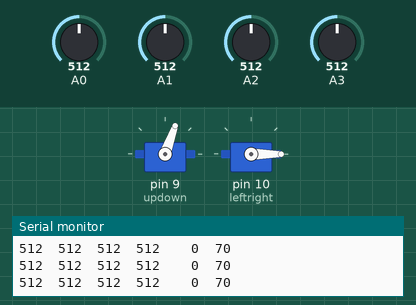
Simulated run of this sketch. Board: Arduino Uno, built with avr-gcc and run on an emulated ATmega328P. Shown: 2 × servo, the last lines printed to the serial monitor. Inputs (shaded band) come from the test bench; at power-on: A0 = 512, A3 = 512, A1 = 512, A2 = 512.

Above: at 1.2 s.
1.3 s: A0 set to 110
4.3 s: A0 set to 94
5.8 s: A3 set to 60
At 6.3 s:
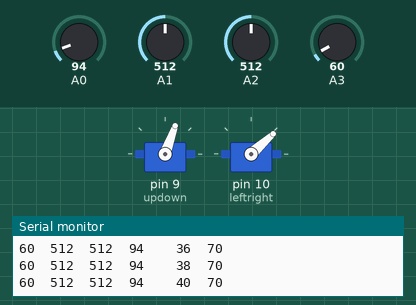
At 8.4 s:
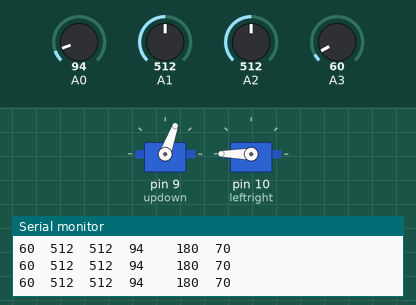
8.8 s: A1 set to 306
At 9.29 s:
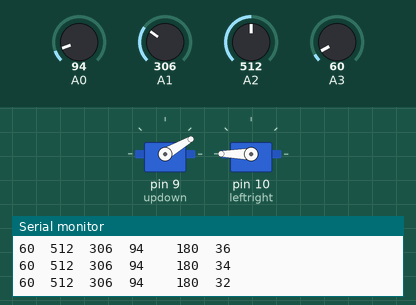
At 10.3 s:
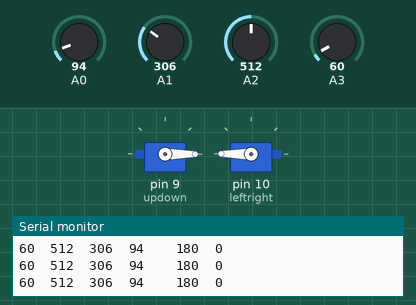
11.1 s: A2 set to 108
14.1 s: A2 set to 92
Timing chart, 0 to 17.1 s (numbered marks = the images above; inputs shaded):
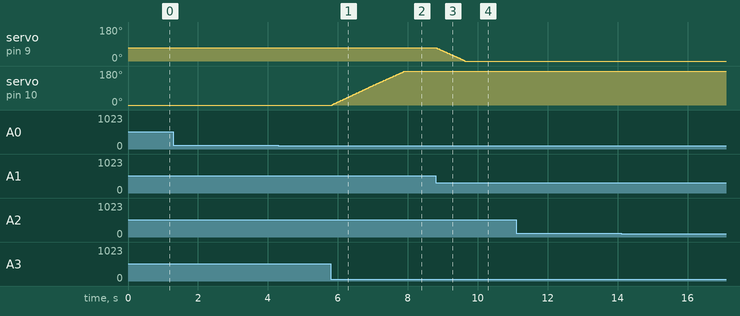

The sketch:

solar_edit.ino
```cpp
#include <Servo.h>

Servo updown;
Servo leftright;
int ud = 70;
int lr = 0;
int thr = 400;
int topleft;
int topright;
int downleft;
int downright;
String pos;
void setup() {
  // initialize serial communications at 9600 bps:
  Serial.begin(9600);
  updown.attach(9);
  leftright.attach(10);
}

void loop() {

  topleft = analogRead(A3);//a3
  topright = analogRead(A2);//a2
  downleft = analogRead(A0);//a0
  downright = analogRead(A1);//a1
  // tell servo to go to position in variable 'pos'
  leftright.write(lr);
  updown.write(ud);


  if (topleft > thr)
  {
    Serial.print(topleft);
    Serial.print("\t");
  }
  else
  {
    Serial.print(topleft);
    Serial.print("\t");
    if (downleft < thr)
    {
      lr = lr + 1;
      if (lr > 180)
        lr = 180;
    }
    if (topright < thr)
    {
      ud = ud + 1;
      if (ud > 70)
        ud = 70;
    }
  }

  if (topright > thr)
  {
    Serial.print(topright);
    Serial.print("\t");
  }
  else
  {
    Serial.print(topright);
    Serial.print("\t");
    if (downright < thr)
    {
      lr = lr - 1;
      if (lr < 0)
        lr = 0;
    }
    if (topleft < thr)
    {
      ud = ud + 1;
      if (ud > 70)
        ud = 70;
    }
  }

  if (downright > thr)
  {
    Serial.print(downright);
    Serial.print("\t");
  }
  else
  {
    Serial.print(downright);
    Serial.print("\t");
    if (downleft < thr)
    {
      ud = ud - 1;
      if (ud < 0)
      ud = 0;
    }
    if (topleft < thr)
    {
      lr = lr + 1;
      if (lr > 180)
      lr = 180;
    }
  }

  if (downleft > thr)
  {
    Serial.print(downleft);
    Serial.print("\t");
  }
  else
  {
    Serial.print(downleft);
    Serial.print("\t");
    if (downright < thr)
    {
      ud = ud - 1;
      if (ud < 0)
      ud = 0;
    }
    if (topleft < thr)
    {
      lr = lr + 1;
      if (lr > 180)
      lr = 180;
    }
  }

  Serial.print("\t");
  Serial.print(lr);
  Serial.print("\t");
  Serial.print(ud);

  Serial.println();

  delay(20);
}
```

Measured:
- after the input at 5.8 s, servo on pin 10 (leftright): moves from 0° to 180° over 2.1 s, starting at once
- after the input at 8.8 s, servo on pin 9 (updown): moves from 70° to 0° over 0.81 s, starting at once
